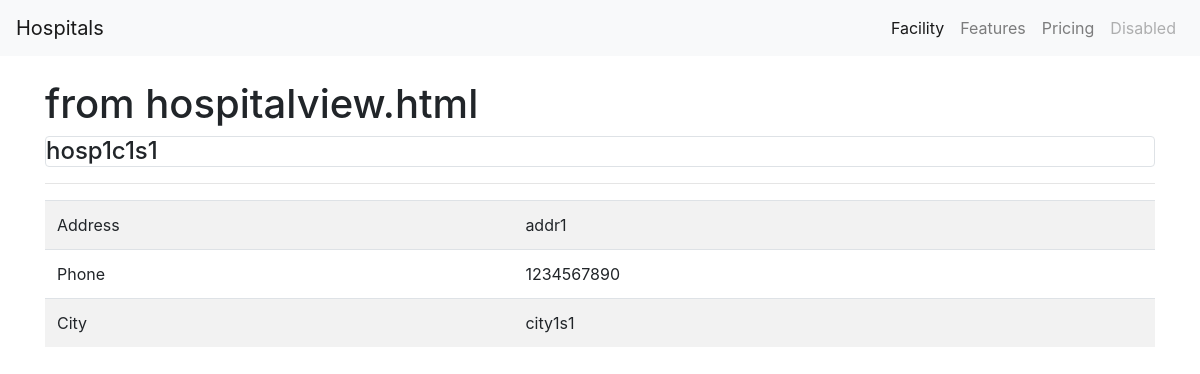
Page /hospital/1/ on the committed database.
### app/models/hospital.py (models this page shows, shortened)
class Hospital(models.Model):
    name=models.CharField(max_length=30, null=False, blank=False)
    address=models.CharField(max_length=30, null=False, blank=False)
    phone=models.CharField(max_length=30, null=False, blank=False)
    city=models.ForeignKey(City, on_delete=models.CASCADE, related_name='hospitals')

### app/models/city.py (models this page shows)
class City(models.Model):
    name=models.CharField(max_length=30, null=False, blank=False)
    state=models.ForeignKey(State, on_delete=models.CASCADE, related_name='cities')
    def __str__(self):
        return self.name

### app/views/hospitalDetailView.py (the view)
# urls.py: path('hospital/<int:pk>/',HospitalDetailView.as_view(), name='hospital_detail')
class HospitalDetailView(generic.DetailView):
    model=Hospital

### app/templates/app/hospital_detail.html
{% extends 'base.html' %}
{% load custom_tag %}
{% block content %}
<div class="container mt-4">
   <h1> from hospitalview.html </h1>
   <table class="table table-striped tabled-bordered">
        <h4 class="border rounded p4">{{hospital.name}}</h4>
        <hr>
         <tr>
            <td>Address</td>
            <td>{{hospital.address }}</td>
         </tr>
         <tr>
            <td>Phone</td>
           <td>{{hospital.phone }}</td>
         </tr>
         <tr>
           <td>City</td>
           <td>{{hospital.city }}</td>
         </tr>
   </table>
</div>
{% endblock %}

### rows in the picture
Hospital: name "hosp1c1s1", address "addr1", phone "1234567890", city "city1s1"
